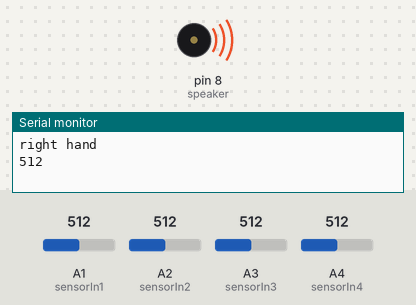
Bench run of a sketch on a simulated Arduino Uno, built with avr-gcc and run on an emulated ATmega328P. Parts: buzzer (waves = sounding), the last lines printed to the serial monitor. Inputs (shaded band) come from the test bench; at power-on: A4 (sensorIn4) = 512, A1 (sensorIn1) = 512, A2 (sensorIn2) = 512, A3 (sensorIn3) = 512.

Above: at 5.9 s.
6.0 s: A4 (sensorIn4) set to 686
At 14.8 s:
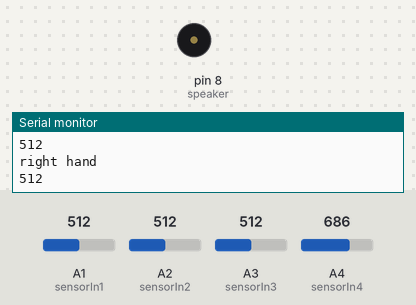
16.5 s: A4 (sensorIn4) set to 590
22.6 s: A4 (sensorIn4) set to 692
Timing chart, 0 to 37.8 s (numbered marks = the images above; inputs shaded):
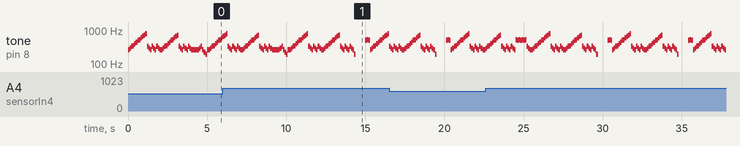

Measured:
- by itself, tone on pin 8 (speaker): plays 294 Hz for 0.10 s, 330 Hz for 0.10 s, 349 Hz for 0.10 s, 392 Hz for 0.10 s, 440 Hz for 0.10 s, 494 Hz for 0.10 s … (137 notes in this stretch)

The sketch:

01.ino
```cpp
//#include "pitches.h"

// Pin numbers
int speaker = 8;
int sensorIn1 = A1; // thumb - speed
int sensorIn2 = A2; // pointer - meoldy
int sensorIn3 = A3; // middle - direction
int sensorIn4 = A4; // ring - random noteduration
//int sensorIn5 = A5; // pinky - daft punk

int valSensorIn1 = 0;
int valSensorIn2 = 0;
int valSensorIn3 = 0;
int valSensorIn4 = 0;


#define NOTE_B0  31
#define NOTE_C1  33
#define NOTE_CS1 35
#define NOTE_D1  37
#define NOTE_DS1 39
#define NOTE_E1  41
#define NOTE_F1  44
#define NOTE_FS1 46
#define NOTE_G1  49
#define NOTE_GS1 52
#define NOTE_A1  55
#define NOTE_AS1 58
#define NOTE_B1  62
#define NOTE_C2  65
#define NOTE_CS2 69
#define NOTE_D2  73
#define NOTE_DS2 78
#define NOTE_E2  82
#define NOTE_F2  87
#define NOTE_FS2 93
#define NOTE_G2  98
#define NOTE_GS2 104
#define NOTE_A2  110
#define NOTE_AS2 117
#define NOTE_B2  123
#define NOTE_C3  131
#define NOTE_CS3 139
#define NOTE_D3  147
#define NOTE_DS3 156
#define NOTE_E3  165
#define NOTE_F3  175
#define NOTE_FS3 185
#define NOTE_G3  196
#define NOTE_GS3 208
#define NOTE_A3  220
#define NOTE_AS3 233
#define NOTE_B3  247
#define NOTE_C4  262
#define NOTE_CS4 277
#define NOTE_D4  294
#define NOTE_DS4 311
#define NOTE_E4  330
#define NOTE_F4  349
#define NOTE_FS4 370
#define NOTE_G4  392
#define NOTE_GS4 415
#define NOTE_A4  440
#define NOTE_AS4 466
#define NOTE_B4  494
#define NOTE_C5  523
#define NOTE_CS5 554
#define NOTE_D5  587
#define NOTE_DS5 622
#define NOTE_E5  659
#define NOTE_F5  698
#define NOTE_FS5 740
#define NOTE_G5  784
#define NOTE_GS5 831
#define NOTE_A5  880
#define NOTE_AS5 932
#define NOTE_B5  988
#define NOTE_C6  1047
#define NOTE_CS6 1109
#define NOTE_D6  1175
#define NOTE_DS6 1245
#define NOTE_E6  1319
#define NOTE_F6  1397
#define NOTE_FS6 1480
#define NOTE_G6  1568
#define NOTE_GS6 1661
#define NOTE_A6  1760
#define NOTE_AS6 1865
#define NOTE_B6  1976
#define NOTE_C7  2093
#define NOTE_CS7 2217
#define NOTE_D7  2349
#define NOTE_DS7 2489
#define NOTE_E7  2637
#define NOTE_F7  2794
#define NOTE_FS7 2960
#define NOTE_G7  3136
#define NOTE_GS7 3322
#define NOTE_A7  3520
#define NOTE_AS7 3729
#define NOTE_B7  3951
#define NOTE_C8  4186
#define NOTE_CS8 4435
#define NOTE_D8  4699
#define NOTE_DS8 4978


int melody[] = {
NOTE_E4, NOTE_E4, NOTE_E4, NOTE_C4, NOTE_E4, NOTE_G4, NOTE_G3,
NOTE_C4, NOTE_G3, NOTE_E3, NOTE_A3, NOTE_B3, NOTE_AS3, NOTE_A3, NOTE_G3, NOTE_E4, NOTE_G4, NOTE_A4,
};

int melody2[] = {
NOTE_AS3, NOTE_A3, NOTE_G3, NOTE_E4, NOTE_G4, NOTE_A4, NOTE_F4, NOTE_G4, NOTE_E4, NOTE_C4, NOTE_D4, NOTE_B3,
NOTE_C4, NOTE_G3, NOTE_E3, NOTE_A3, NOTE_B3, NOTE_AS3, NOTE_A3, NOTE_G3, NOTE_E4, NOTE_G4, NOTE_A4, NOTE_F4, NOTE_G4, NOTE_E4, NOTE_C4, NOTE_D4, NOTE_B3,
};

int melody3[] = {
NOTE_G4, NOTE_FS4, NOTE_E4, NOTE_DS4, NOTE_E4, NOTE_GS3, NOTE_A3, NOTE_C4, NOTE_A3, NOTE_C4, NOTE_D4, NOTE_G4, NOTE_FS4, NOTE_E4, NOTE_DS4, NOTE_E4, NOTE_C5, NOTE_C5, NOTE_C5,
NOTE_G4, NOTE_FS4, NOTE_E4, NOTE_DS4, NOTE_E4, NOTE_GS3, NOTE_A3, NOTE_C4, NOTE_A3, NOTE_C4, NOTE_D4, NOTE_DS4, NOTE_D4, NOTE_C4,
};

int melody4[] = {
NOTE_C4, NOTE_C4, NOTE_C4, NOTE_C4, NOTE_D4, NOTE_E4, NOTE_C4, NOTE_A3, NOTE_G3, NOTE_C4, NOTE_C4, NOTE_C4, NOTE_C4, NOTE_D4, NOTE_E4,
NOTE_C4, NOTE_C4, NOTE_C4, NOTE_C4, NOTE_D4, NOTE_E4, NOTE_C4, NOTE_A3, NOTE_G3
};


// note durations: 4 = quarter note, 8 = eighth note, etc.:
int noteDurations[] = {
8,4,4,8,4,2,2,
3,3,3,4,4,8,4,8,8,8,4,8,4,3,8,8,3,
3,3,3,4,4,8,4,8,8,8,4,8,4,3,8,8,2,
8,8,8,4,4,8,8,4,8,8,3,8,8,8,4,4,4,8,2,
8,8,8,4,4,8,8,4,8,8,3,3,3,1,
8,4,4,8,4,8,4,8,2,8,4,4,8,4,1,
8,4,4,8,4,8,4,8,2
};

//Define the note frequencies (C1 D1 E1 F1 G1 A1 B1 C2 D2 E2 F2 G2)
int note[12] = {262, 294, 330, 349, 392, 440, 494, 523, 587, 659, 698, 784};

int note2[9] = {330, 294, 262, 330, 294, 262, 330, 294, 262};

int note3[10] = {494, 523,494, 523,494, 523,494, 523,494, 523};

//int note4[10] = {698,698,494,698};
int note4[10] = { NOTE_E4, NOTE_C4, NOTE_A3, NOTE_G3};


void setup() {
  // put your setup code here, to run once:

Serial.begin(9600);

pinMode(speaker, OUTPUT);

pinMode(sensorIn1,INPUT);
pinMode(sensorIn2,INPUT);
pinMode(sensorIn3,INPUT);
pinMode(sensorIn4,INPUT);

}

void loop() {
  // put your main code here, to run repeatedly:
  valSensorIn1 = analogRead(sensorIn1);
  valSensorIn2 = analogRead(sensorIn2);
  valSensorIn3 = analogRead(sensorIn3);
  valSensorIn4 = analogRead(sensorIn4);


//A0 "right leg"
for(int b=0; b<12; b++){
    if( valSensorIn1 > 679 && valSensorIn1 < 682){
    tone(speaker,melody[b]);
    }else{
    tone(speaker,note[b]);
  }
   delay(100);
  }


//A1 "left hand"
  for(int b=0; b<20; b++){
    if( valSensorIn2 > 679 && valSensorIn2 < 682){
    tone(speaker,melody2[b]);
    }else{
    tone(speaker,note2[b]);
  }
   delay(100);
  }

//A2 "left leg"
for(int b=0; b<9; b++){
    if( valSensorIn3 > 676 && valSensorIn3 < 680){
    tone(speaker,melody3[b]);
    }else{
    tone(speaker,note2[b]);
  }
   delay(100);
  }


//A3 "right hand"
for(int b=0; b<10; b++){
    if( valSensorIn4 < 550){
    tone(speaker,melody4[b]);
    }else if( valSensorIn4 > 550 && valSensorIn4 < 600){
    tone(speaker,note3[3+b]);
  }else if( valSensorIn4 > 600){
    tone(speaker,note4[3+b]);
  }
   delay(100);
  }


//  Serial.println("right leg");
//  Serial.println(valSensorIn1);
//  Serial.println("left hand");
//  Serial.println(valSensorIn2);
//  Serial.println("left leg");
//  Serial.println(valSensorIn3);
  Serial.println("right hand");
  Serial.println(valSensorIn4);


}
```
